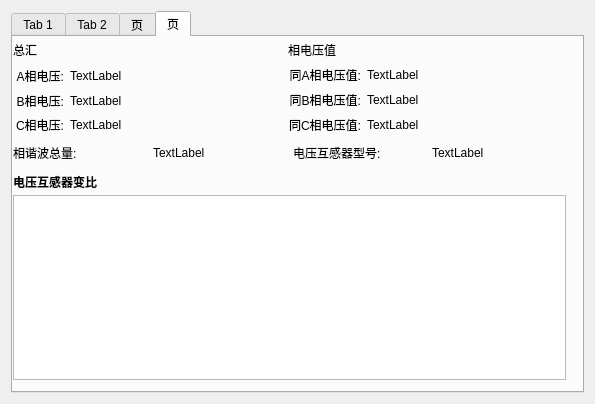
<?xml version="1.0" encoding="UTF-8"?>
<ui version="4.0">
 <class>TabWidget</class>
 <widget class="QWidget" name="TabWidget">
  <property name="geometry">
   <rect>
    <x>0</x>
    <y>0</y>
    <width>595</width>
    <height>404</height>
   </rect>
  </property>
  <property name="contextMenuPolicy">
   <enum>Qt::PreventContextMenu</enum>
  </property>
  <property name="windowTitle">
   <string>母线</string>
  </property>
  <layout class="QVBoxLayout" name="verticalLayout">
   <item>
    <widget class="QTabWidget" name="tabWidget">
     <property name="currentIndex">
      <number>3</number>
     </property>
     <widget class="QWidget" name="totalTable">
      <attribute name="title">
       <string>Tab 1</string>
      </attribute>
      <layout class="QVBoxLayout" name="verticalLayout_3">
       <item>
        <widget class="QWidget" name="totalOutwidget" native="true">
         <layout class="QVBoxLayout" name="verticalLayout_4">
          <item>
           <widget class="QWidget" name="firstWidget" native="true">
            <layout class="QHBoxLayout" name="horizontalLayout_5">
             <property name="leftMargin">
              <number>0</number>
             </property>
             <property name="topMargin">
              <number>3</number>
             </property>
             <property name="bottomMargin">
              <number>3</number>
             </property>
             <item>
              <widget class="QWidget" name="totalWidget" native="true">
               <layout class="QGridLayout" name="gridLayout" columnstretch="1,4">
                <property name="leftMargin">
                 <number>0</number>
                </property>
                <property name="topMargin">
                 <number>0</number>
                </property>
                <property name="bottomMargin">
                 <number>0</number>
                </property>
                <item row="3" column="0">
                 <widget class="QLabel" name="cxTotalVoltageLabel">
                  <property name="text">
                   <string>C相电压:</string>
                  </property>
                  <property name="alignment">
                   <set>Qt::AlignRight|Qt::AlignTrailing|Qt::AlignVCenter</set>
                  </property>
                 </widget>
                </item>
                <item row="1" column="0">
                 <widget class="QLabel" name="axTotalVoltageLabel">
                  <property name="minimumSize">
                   <size>
                    <width>0</width>
                    <height>20</height>
                   </size>
                  </property>
                  <property name="text">
                   <string>A相电压:</string>
                  </property>
                  <property name="alignment">
                   <set>Qt::AlignRight|Qt::AlignTrailing|Qt::AlignVCenter</set>
                  </property>
                 </widget>
                </item>
                <item row="2" column="1">
                 <widget class="QLabel" name="bxTotalVoltageDataLabel">
                  <property name="text">
                   <string>TextLabel</string>
                  </property>
                 </widget>
                </item>
                <item row="3" column="1">
                 <widget class="QLabel" name="cxTotalVoltageDataLabel">
                  <property name="text">
                   <string>TextLabel</string>
                  </property>
                 </widget>
                </item>
                <item row="2" column="0">
                 <widget class="QLabel" name="bxTotalVoltageLabel">
                  <property name="text">
                   <string>B相电压:</string>
                  </property>
                  <property name="alignment">
                   <set>Qt::AlignRight|Qt::AlignTrailing|Qt::AlignVCenter</set>
                  </property>
                 </widget>
                </item>
                <item row="0" column="0">
                 <widget class="QLabel" name="aTotalTitleLabel">
                  <property name="minimumSize">
                   <size>
                    <width>0</width>
                    <height>20</height>
                   </size>
                  </property>
                  <property name="maximumSize">
                   <size>
                    <width>16777215</width>
                    <height>20</height>
                   </size>
                  </property>
                  <property name="text">
                   <string>总汇</string>
                  </property>
                 </widget>
                </item>
                <item row="1" column="1">
                 <widget class="QLabel" name="axTotalVoltageDataLabel">
                  <property name="text">
                   <string>TextLabel</string>
                  </property>
                 </widget>
                </item>
               </layout>
              </widget>
             </item>
             <item>
              <widget class="QWidget" name="xVoltageWidget" native="true">
               <layout class="QGridLayout" name="gridLayout_2" columnstretch="2,5">
                <property name="leftMargin">
                 <number>0</number>
                </property>
                <property name="topMargin">
                 <number>0</number>
                </property>
                <property name="bottomMargin">
                 <number>0</number>
                </property>
                <item row="0" column="0">
                 <widget class="QLabel" name="xCurrentLabel">
                  <property name="text">
                   <string>相电压值 </string>
                  </property>
                 </widget>
                </item>
                <item row="1" column="0">
                 <widget class="QLabel" name="taxVoltageLabel">
                  <property name="text">
                   <string>同A相电压值:</string>
                  </property>
                  <property name="alignment">
                   <set>Qt::AlignRight|Qt::AlignTrailing|Qt::AlignVCenter</set>
                  </property>
                 </widget>
                </item>
                <item row="1" column="1">
                 <widget class="QLabel" name="taxVoltageDataLabel">
                  <property name="text">
                   <string>TextLabel</string>
                  </property>
                 </widget>
                </item>
                <item row="2" column="0">
                 <widget class="QLabel" name="tbxVoltageLabel">
                  <property name="text">
                   <string>同B相电压值:</string>
                  </property>
                  <property name="alignment">
                   <set>Qt::AlignRight|Qt::AlignTrailing|Qt::AlignVCenter</set>
                  </property>
                 </widget>
                </item>
                <item row="2" column="1">
                 <widget class="QLabel" name="tbxVoltageDataLabel">
                  <property name="text">
                   <string>TextLabel</string>
                  </property>
                 </widget>
                </item>
                <item row="3" column="0">
                 <widget class="QLabel" name="tcxVoltageLabel">
                  <property name="text">
                   <string>同C相电压值:</string>
                  </property>
                  <property name="alignment">
                   <set>Qt::AlignRight|Qt::AlignTrailing|Qt::AlignVCenter</set>
                  </property>
                 </widget>
                </item>
                <item row="3" column="1">
                 <widget class="QLabel" name="tcxVoltageDataLabel">
                  <property name="text">
                   <string>TextLabel</string>
                  </property>
                 </widget>
                </item>
               </layout>
              </widget>
             </item>
            </layout>
           </widget>
          </item>
          <item>
           <widget class="QWidget" name="secondWidget" native="true">
            <property name="minimumSize">
             <size>
              <width>0</width>
              <height>20</height>
             </size>
            </property>
            <property name="maximumSize">
             <size>
              <width>16777215</width>
              <height>20</height>
             </size>
            </property>
            <layout class="QHBoxLayout" name="horizontalLayout_6">
             <property name="leftMargin">
              <number>0</number>
             </property>
             <property name="topMargin">
              <number>0</number>
             </property>
             <property name="rightMargin">
              <number>0</number>
             </property>
             <property name="bottomMargin">
              <number>0</number>
             </property>
             <item>
              <widget class="QLabel" name="xTotalHarmonicLabel">
               <property name="text">
                <string>相谐波总量:</string>
               </property>
              </widget>
             </item>
             <item>
              <widget class="QLabel" name="xTotalHarmonicDataLabel">
               <property name="text">
                <string>TextLabel</string>
               </property>
              </widget>
             </item>
             <item>
              <widget class="QLabel" name="voltagethLabel">
               <property name="text">
                <string>电压互感器型号:</string>
               </property>
              </widget>
             </item>
             <item>
              <widget class="QLabel" name="voltagethDataLabel">
               <property name="text">
                <string>TextLabel</string>
               </property>
              </widget>
             </item>
            </layout>
           </widget>
          </item>
          <item>
           <widget class="QWidget" name="threeWidget" native="true">
            <layout class="QVBoxLayout" name="verticalLayout_2">
             <property name="spacing">
              <number>4</number>
             </property>
             <property name="leftMargin">
              <number>0</number>
             </property>
             <property name="topMargin">
              <number>4</number>
             </property>
             <property name="rightMargin">
              <number>0</number>
             </property>
             <property name="bottomMargin">
              <number>0</number>
             </property>
             <item>
              <widget class="QLabel" name="voltageLabel">
               <property name="font">
                <font>
                 <family>微软雅黑</family>
                 <weight>75</weight>
                 <italic>false</italic>
                 <bold>true</bold>
                </font>
               </property>
               <property name="text">
                <string>电压互感器变比</string>
               </property>
              </widget>
             </item>
             <item>
              <widget class="QListWidget" name="harmonicListWidget"/>
             </item>
            </layout>
           </widget>
          </item>
         </layout>
        </widget>
       </item>
      </layout>
     </widget>
     <widget class="QWidget" name="atab">
      <attribute name="title">
       <string>Tab 2</string>
      </attribute>
      <widget class="QWidget" name="aOutwidget" native="true">
       <property name="geometry">
        <rect>
         <x>0</x>
         <y>0</y>
         <width>553</width>
         <height>343</height>
        </rect>
       </property>
       <layout class="QVBoxLayout" name="verticalLayout_20">
        <item>
         <widget class="QWidget" name="aFirstWidget" native="true">
          <layout class="QHBoxLayout" name="horizontalLayout_26">
           <property name="leftMargin">
            <number>0</number>
           </property>
           <property name="topMargin">
            <number>3</number>
           </property>
           <property name="bottomMargin">
            <number>3</number>
           </property>
           <item>
            <widget class="QWidget" name="aTotalWidget" native="true">
             <layout class="QGridLayout" name="gridLayout_20" columnstretch="1,4">
              <property name="leftMargin">
               <number>0</number>
              </property>
              <property name="topMargin">
               <number>0</number>
              </property>
              <property name="bottomMargin">
               <number>0</number>
              </property>
              <item row="3" column="0">
               <widget class="QLabel" name="cxTotalVoltageLabel_7">
                <property name="text">
                 <string>C相电压:</string>
                </property>
                <property name="alignment">
                 <set>Qt::AlignRight|Qt::AlignTrailing|Qt::AlignVCenter</set>
                </property>
               </widget>
              </item>
              <item row="1" column="0">
               <widget class="QLabel" name="axTotalVoltageLabel_7">
                <property name="minimumSize">
                 <size>
                  <width>0</width>
                  <height>20</height>
                 </size>
                </property>
                <property name="text">
                 <string>A相电压:</string>
                </property>
                <property name="alignment">
                 <set>Qt::AlignRight|Qt::AlignTrailing|Qt::AlignVCenter</set>
                </property>
               </widget>
              </item>
              <item row="2" column="1">
               <widget class="QLabel" name="aBxTotalVoltageDataLabel">
                <property name="text">
                 <string>TextLabel</string>
                </property>
               </widget>
              </item>
              <item row="3" column="1">
               <widget class="QLabel" name="aCxTotalVoltageDataLabel">
                <property name="text">
                 <string>TextLabel</string>
                </property>
               </widget>
              </item>
              <item row="2" column="0">
               <widget class="QLabel" name="bxTotalVoltageLabel_7">
                <property name="text">
                 <string>B相电压:</string>
                </property>
                <property name="alignment">
                 <set>Qt::AlignRight|Qt::AlignTrailing|Qt::AlignVCenter</set>
                </property>
               </widget>
              </item>
              <item row="0" column="0">
               <widget class="QLabel" name="aTotalTitleLabel_7">
                <property name="minimumSize">
                 <size>
                  <width>0</width>
                  <height>20</height>
                 </size>
                </property>
                <property name="maximumSize">
                 <size>
                  <width>16777215</width>
                  <height>20</height>
                 </size>
                </property>
                <property name="text">
                 <string>总汇</string>
                </property>
               </widget>
              </item>
              <item row="1" column="1">
               <widget class="QLabel" name="aAxTotalVoltageDataLabel">
                <property name="text">
                 <string>TextLabel</string>
                </property>
               </widget>
              </item>
             </layout>
            </widget>
           </item>
           <item>
            <widget class="QWidget" name="xVoltageWidget_7" native="true">
             <layout class="QGridLayout" name="gridLayout_21" columnstretch="2,5">
              <property name="leftMargin">
               <number>0</number>
              </property>
              <property name="topMargin">
               <number>0</number>
              </property>
              <property name="bottomMargin">
               <number>0</number>
              </property>
              <item row="0" column="0">
               <widget class="QLabel" name="xCurrentLabel_10">
                <property name="text">
                 <string>相电压值 </string>
                </property>
               </widget>
              </item>
              <item row="1" column="0">
               <widget class="QLabel" name="taxVoltageLabel_9">
                <property name="text">
                 <string>同A相电压值:</string>
                </property>
                <property name="alignment">
                 <set>Qt::AlignRight|Qt::AlignTrailing|Qt::AlignVCenter</set>
                </property>
               </widget>
              </item>
              <item row="1" column="1">
               <widget class="QLabel" name="aTaxVoltageDataLabel">
                <property name="text">
                 <string>TextLabel</string>
                </property>
               </widget>
              </item>
              <item row="2" column="0">
               <widget class="QLabel" name="tbxVoltageLabel_9">
                <property name="text">
                 <string>同B相电压值:</string>
                </property>
                <property name="alignment">
                 <set>Qt::AlignRight|Qt::AlignTrailing|Qt::AlignVCenter</set>
                </property>
               </widget>
              </item>
              <item row="2" column="1">
               <widget class="QLabel" name="aTbxVoltageDataLabel">
                <property name="text">
                 <string>TextLabel</string>
                </property>
               </widget>
              </item>
              <item row="3" column="0">
               <widget class="QLabel" name="tcxVoltageLabel_9">
                <property name="text">
                 <string>同C相电压值:</string>
                </property>
                <property name="alignment">
                 <set>Qt::AlignRight|Qt::AlignTrailing|Qt::AlignVCenter</set>
                </property>
               </widget>
              </item>
              <item row="3" column="1">
               <widget class="QLabel" name="aTcxVoltageDataLabel">
                <property name="text">
                 <string>TextLabel</string>
                </property>
               </widget>
              </item>
             </layout>
            </widget>
           </item>
          </layout>
         </widget>
        </item>
        <item>
         <widget class="QWidget" name="aSecondWidget" native="true">
          <property name="minimumSize">
           <size>
            <width>0</width>
            <height>20</height>
           </size>
          </property>
          <property name="maximumSize">
           <size>
            <width>16777215</width>
            <height>20</height>
           </size>
          </property>
          <layout class="QHBoxLayout" name="horizontalLayout_27">
           <property name="leftMargin">
            <number>0</number>
           </property>
           <property name="topMargin">
            <number>0</number>
           </property>
           <property name="rightMargin">
            <number>0</number>
           </property>
           <property name="bottomMargin">
            <number>0</number>
           </property>
           <item>
            <widget class="QLabel" name="xTotalHarmonicLabel_8">
             <property name="text">
              <string>相谐波总量:</string>
             </property>
            </widget>
           </item>
           <item>
            <widget class="QLabel" name="aXTotalHarmonicDataLabel">
             <property name="text">
              <string>TextLabel</string>
             </property>
            </widget>
           </item>
           <item>
            <widget class="QLabel" name="voltagethLabel_8">
             <property name="text">
              <string>电压互感器型号:</string>
             </property>
            </widget>
           </item>
           <item>
            <widget class="QLabel" name="aVoltagethDataLabel">
             <property name="text">
              <string>TextLabel</string>
             </property>
            </widget>
           </item>
          </layout>
         </widget>
        </item>
        <item>
         <widget class="QWidget" name="aThreeWidget" native="true">
          <layout class="QVBoxLayout" name="verticalLayout_21">
           <property name="spacing">
            <number>4</number>
           </property>
           <property name="leftMargin">
            <number>0</number>
           </property>
           <property name="topMargin">
            <number>4</number>
           </property>
           <property name="rightMargin">
            <number>0</number>
           </property>
           <property name="bottomMargin">
            <number>0</number>
           </property>
           <item>
            <widget class="QLabel" name="voltageLabel_7">
             <property name="font">
              <font>
               <family>微软雅黑</family>
               <weight>75</weight>
               <italic>false</italic>
               <bold>true</bold>
              </font>
             </property>
             <property name="text">
              <string>电压互感器变比</string>
             </property>
            </widget>
           </item>
           <item>
            <widget class="QListWidget" name="aHarmonicListWidget"/>
           </item>
          </layout>
         </widget>
        </item>
       </layout>
      </widget>
     </widget>
     <widget class="QWidget" name="btab">
      <attribute name="title">
       <string>页</string>
      </attribute>
      <widget class="QWidget" name="bOutwidget" native="true">
       <property name="geometry">
        <rect>
         <x>10</x>
         <y>10</y>
         <width>553</width>
         <height>343</height>
        </rect>
       </property>
       <layout class="QVBoxLayout" name="verticalLayout_7">
        <item>
         <widget class="QWidget" name="bFirstWidget" native="true">
          <layout class="QHBoxLayout" name="horizontalLayout_9">
           <property name="leftMargin">
            <number>0</number>
           </property>
           <property name="topMargin">
            <number>3</number>
           </property>
           <property name="bottomMargin">
            <number>3</number>
           </property>
           <item>
            <widget class="QWidget" name="totalWidget_2" native="true">
             <layout class="QGridLayout" name="gridLayout_3" columnstretch="1,4">
              <property name="leftMargin">
               <number>0</number>
              </property>
              <property name="topMargin">
               <number>0</number>
              </property>
              <property name="bottomMargin">
               <number>0</number>
              </property>
              <item row="3" column="0">
               <widget class="QLabel" name="cxTotalVoltageLabel_2">
                <property name="text">
                 <string>C相电压:</string>
                </property>
                <property name="alignment">
                 <set>Qt::AlignRight|Qt::AlignTrailing|Qt::AlignVCenter</set>
                </property>
               </widget>
              </item>
              <item row="1" column="0">
               <widget class="QLabel" name="axTotalVoltageLabel_2">
                <property name="minimumSize">
                 <size>
                  <width>0</width>
                  <height>20</height>
                 </size>
                </property>
                <property name="text">
                 <string>A相电压:</string>
                </property>
                <property name="alignment">
                 <set>Qt::AlignRight|Qt::AlignTrailing|Qt::AlignVCenter</set>
                </property>
               </widget>
              </item>
              <item row="2" column="1">
               <widget class="QLabel" name="bxTotalVoltageDataLabel_2">
                <property name="text">
                 <string>TextLabel</string>
                </property>
               </widget>
              </item>
              <item row="3" column="1">
               <widget class="QLabel" name="cxTotalVoltageDataLabel_2">
                <property name="text">
                 <string>TextLabel</string>
                </property>
               </widget>
              </item>
              <item row="2" column="0">
               <widget class="QLabel" name="bxTotalVoltageLabel_2">
                <property name="text">
                 <string>B相电压:</string>
                </property>
                <property name="alignment">
                 <set>Qt::AlignRight|Qt::AlignTrailing|Qt::AlignVCenter</set>
                </property>
               </widget>
              </item>
              <item row="0" column="0">
               <widget class="QLabel" name="aTotalTitleLabel_2">
                <property name="minimumSize">
                 <size>
                  <width>0</width>
                  <height>20</height>
                 </size>
                </property>
                <property name="maximumSize">
                 <size>
                  <width>16777215</width>
                  <height>20</height>
                 </size>
                </property>
                <property name="text">
                 <string>总汇</string>
                </property>
               </widget>
              </item>
              <item row="1" column="1">
               <widget class="QLabel" name="axTotalVoltageDataLabel_2">
                <property name="text">
                 <string>TextLabel</string>
                </property>
               </widget>
              </item>
             </layout>
            </widget>
           </item>
           <item>
            <widget class="QWidget" name="xVoltageWidget_2" native="true">
             <layout class="QGridLayout" name="gridLayout_6" columnstretch="2,5">
              <property name="leftMargin">
               <number>0</number>
              </property>
              <property name="topMargin">
               <number>0</number>
              </property>
              <property name="bottomMargin">
               <number>0</number>
              </property>
              <item row="0" column="0">
               <widget class="QLabel" name="xCurrentLabel_3">
                <property name="text">
                 <string>相电压值 </string>
                </property>
               </widget>
              </item>
              <item row="1" column="0">
               <widget class="QLabel" name="taxVoltageLabel_3">
                <property name="text">
                 <string>同A相电压值:</string>
                </property>
                <property name="alignment">
                 <set>Qt::AlignRight|Qt::AlignTrailing|Qt::AlignVCenter</set>
                </property>
               </widget>
              </item>
              <item row="1" column="1">
               <widget class="QLabel" name="taxVoltageDataLabel_3">
                <property name="text">
                 <string>TextLabel</string>
                </property>
               </widget>
              </item>
              <item row="2" column="0">
               <widget class="QLabel" name="tbxVoltageLabel_3">
                <property name="text">
                 <string>同B相电压值:</string>
                </property>
                <property name="alignment">
                 <set>Qt::AlignRight|Qt::AlignTrailing|Qt::AlignVCenter</set>
                </property>
               </widget>
              </item>
              <item row="2" column="1">
               <widget class="QLabel" name="tbxVoltageDataLabel_3">
                <property name="text">
                 <string>TextLabel</string>
                </property>
               </widget>
              </item>
              <item row="3" column="0">
               <widget class="QLabel" name="tcxVoltageLabel_3">
                <property name="text">
                 <string>同C相电压值:</string>
                </property>
                <property name="alignment">
                 <set>Qt::AlignRight|Qt::AlignTrailing|Qt::AlignVCenter</set>
                </property>
               </widget>
              </item>
              <item row="3" column="1">
               <widget class="QLabel" name="tcxVoltageDataLabel_3">
                <property name="text">
                 <string>TextLabel</string>
                </property>
               </widget>
              </item>
             </layout>
            </widget>
           </item>
          </layout>
         </widget>
        </item>
        <item>
         <widget class="QWidget" name="bSecondWidget" native="true">
          <property name="minimumSize">
           <size>
            <width>0</width>
            <height>20</height>
           </size>
          </property>
          <property name="maximumSize">
           <size>
            <width>16777215</width>
            <height>20</height>
           </size>
          </property>
          <layout class="QHBoxLayout" name="horizontalLayout_10">
           <property name="leftMargin">
            <number>0</number>
           </property>
           <property name="topMargin">
            <number>0</number>
           </property>
           <property name="rightMargin">
            <number>0</number>
           </property>
           <property name="bottomMargin">
            <number>0</number>
           </property>
           <item>
            <widget class="QLabel" name="xTotalHarmonicLabel_2">
             <property name="text">
              <string>相谐波总量:</string>
             </property>
            </widget>
           </item>
           <item>
            <widget class="QLabel" name="xTotalHarmonicDataLabel_2">
             <property name="text">
              <string>TextLabel</string>
             </property>
            </widget>
           </item>
           <item>
            <widget class="QLabel" name="voltagethLabel_2">
             <property name="text">
              <string>电压互感器型号:</string>
             </property>
            </widget>
           </item>
           <item>
            <widget class="QLabel" name="voltagethDataLabel_2">
             <property name="text">
              <string>TextLabel</string>
             </property>
            </widget>
           </item>
          </layout>
         </widget>
        </item>
        <item>
         <widget class="QWidget" name="bThreeWidget" native="true">
          <layout class="QVBoxLayout" name="verticalLayout_8">
           <property name="spacing">
            <number>4</number>
           </property>
           <property name="leftMargin">
            <number>0</number>
           </property>
           <property name="topMargin">
            <number>4</number>
           </property>
           <property name="rightMargin">
            <number>0</number>
           </property>
           <property name="bottomMargin">
            <number>0</number>
           </property>
           <item>
            <widget class="QLabel" name="voltageLabel_2">
             <property name="font">
              <font>
               <family>微软雅黑</family>
               <weight>75</weight>
               <italic>false</italic>
               <bold>true</bold>
              </font>
             </property>
             <property name="text">
              <string>电压互感器变比</string>
             </property>
            </widget>
           </item>
           <item>
            <widget class="QListWidget" name="harmonicListWidget_2"/>
           </item>
          </layout>
         </widget>
        </item>
       </layout>
      </widget>
     </widget>
     <widget class="QWidget" name="ctab">
      <attribute name="title">
       <string>页</string>
      </attribute>
      <widget class="QWidget" name="cOutwidget" native="true">
       <property name="geometry">
        <rect>
         <x>0</x>
         <y>0</y>
         <width>553</width>
         <height>343</height>
        </rect>
       </property>
       <layout class="QVBoxLayout" name="verticalLayout_5">
        <item>
         <widget class="QWidget" name="cFirstWidget" native="true">
          <layout class="QHBoxLayout" name="horizontalLayout_7">
           <property name="leftMargin">
            <number>0</number>
           </property>
           <property name="topMargin">
            <number>3</number>
           </property>
           <property name="bottomMargin">
            <number>3</number>
           </property>
           <item>
            <widget class="QWidget" name="totalWidget_8" native="true">
             <layout class="QGridLayout" name="gridLayout_4" columnstretch="1,4">
              <property name="leftMargin">
               <number>0</number>
              </property>
              <property name="topMargin">
               <number>0</number>
              </property>
              <property name="bottomMargin">
               <number>0</number>
              </property>
              <item row="3" column="0">
               <widget class="QLabel" name="cxTotalVoltageLabel_8">
                <property name="text">
                 <string>C相电压:</string>
                </property>
                <property name="alignment">
                 <set>Qt::AlignRight|Qt::AlignTrailing|Qt::AlignVCenter</set>
                </property>
               </widget>
              </item>
              <item row="1" column="0">
               <widget class="QLabel" name="axTotalVoltageLabel_8">
                <property name="minimumSize">
                 <size>
                  <width>0</width>
                  <height>20</height>
                 </size>
                </property>
                <property name="text">
                 <string>A相电压:</string>
                </property>
                <property name="alignment">
                 <set>Qt::AlignRight|Qt::AlignTrailing|Qt::AlignVCenter</set>
                </property>
               </widget>
              </item>
              <item row="2" column="1">
               <widget class="QLabel" name="bxTotalVoltageDataLabel_8">
                <property name="text">
                 <string>TextLabel</string>
                </property>
               </widget>
              </item>
              <item row="3" column="1">
               <widget class="QLabel" name="cxTotalVoltageDataLabel_8">
                <property name="text">
                 <string>TextLabel</string>
                </property>
               </widget>
              </item>
              <item row="2" column="0">
               <widget class="QLabel" name="bxTotalVoltageLabel_8">
                <property name="text">
                 <string>B相电压:</string>
                </property>
                <property name="alignment">
                 <set>Qt::AlignRight|Qt::AlignTrailing|Qt::AlignVCenter</set>
                </property>
               </widget>
              </item>
              <item row="0" column="0">
               <widget class="QLabel" name="aTotalTitleLabel_8">
                <property name="minimumSize">
                 <size>
                  <width>0</width>
                  <height>20</height>
                 </size>
                </property>
                <property name="maximumSize">
                 <size>
                  <width>16777215</width>
                  <height>20</height>
                 </size>
                </property>
                <property name="text">
                 <string>总汇</string>
                </property>
               </widget>
              </item>
              <item row="1" column="1">
               <widget class="QLabel" name="axTotalVoltageDataLabel_8">
                <property name="text">
                 <string>TextLabel</string>
                </property>
               </widget>
              </item>
             </layout>
            </widget>
           </item>
           <item>
            <widget class="QWidget" name="xVoltageWidget_8" native="true">
             <layout class="QGridLayout" name="gridLayout_5" columnstretch="2,5">
              <property name="leftMargin">
               <number>0</number>
              </property>
              <property name="topMargin">
               <number>0</number>
              </property>
              <property name="bottomMargin">
               <number>0</number>
              </property>
              <item row="0" column="0">
               <widget class="QLabel" name="xCurrentLabel_2">
                <property name="text">
                 <string>相电压值 </string>
                </property>
               </widget>
              </item>
              <item row="1" column="0">
               <widget class="QLabel" name="taxVoltageLabel_2">
                <property name="text">
                 <string>同A相电压值:</string>
                </property>
                <property name="alignment">
                 <set>Qt::AlignRight|Qt::AlignTrailing|Qt::AlignVCenter</set>
                </property>
               </widget>
              </item>
              <item row="1" column="1">
               <widget class="QLabel" name="taxVoltageDataLabel_2">
                <property name="text">
                 <string>TextLabel</string>
                </property>
               </widget>
              </item>
              <item row="2" column="0">
               <widget class="QLabel" name="tbxVoltageLabel_2">
                <property name="text">
                 <string>同B相电压值:</string>
                </property>
                <property name="alignment">
                 <set>Qt::AlignRight|Qt::AlignTrailing|Qt::AlignVCenter</set>
                </property>
               </widget>
              </item>
              <item row="2" column="1">
               <widget class="QLabel" name="tbxVoltageDataLabel_2">
                <property name="text">
                 <string>TextLabel</string>
                </property>
               </widget>
              </item>
              <item row="3" column="0">
               <widget class="QLabel" name="tcxVoltageLabel_2">
                <property name="text">
                 <string>同C相电压值:</string>
                </property>
                <property name="alignment">
                 <set>Qt::AlignRight|Qt::AlignTrailing|Qt::AlignVCenter</set>
                </property>
               </widget>
              </item>
              <item row="3" column="1">
               <widget class="QLabel" name="tcxVoltageDataLabel_2">
                <property name="text">
                 <string>TextLabel</string>
                </property>
               </widget>
              </item>
             </layout>
            </widget>
           </item>
          </layout>
         </widget>
        </item>
        <item>
         <widget class="QWidget" name="cSecondWidget" native="true">
          <property name="minimumSize">
           <size>
            <width>0</width>
            <height>20</height>
           </size>
          </property>
          <property name="maximumSize">
           <size>
            <width>16777215</width>
            <height>20</height>
           </size>
          </property>
          <layout class="QHBoxLayout" name="horizontalLayout_8">
           <property name="leftMargin">
            <number>0</number>
           </property>
           <property name="topMargin">
            <number>0</number>
           </property>
           <property name="rightMargin">
            <number>0</number>
           </property>
           <property name="bottomMargin">
            <number>0</number>
           </property>
           <item>
            <widget class="QLabel" name="xTotalHarmonicLabel_9">
             <property name="text">
              <string>相谐波总量:</string>
             </property>
            </widget>
           </item>
           <item>
            <widget class="QLabel" name="xTotalHarmonicDataLabel_9">
             <property name="text">
              <string>TextLabel</string>
             </property>
            </widget>
           </item>
           <item>
            <widget class="QLabel" name="voltagethLabel_9">
             <property name="text">
              <string>电压互感器型号:</string>
             </property>
            </widget>
           </item>
           <item>
            <widget class="QLabel" name="voltagethDataLabel_9">
             <property name="text">
              <string>TextLabel</string>
             </property>
            </widget>
           </item>
          </layout>
         </widget>
        </item>
        <item>
         <widget class="QWidget" name="cThreeWidget" native="true">
          <layout class="QVBoxLayout" name="verticalLayout_6">
           <property name="spacing">
            <number>4</number>
           </property>
           <property name="leftMargin">
            <number>0</number>
           </property>
           <property name="topMargin">
            <number>4</number>
           </property>
           <property name="rightMargin">
            <number>0</number>
           </property>
           <property name="bottomMargin">
            <number>0</number>
           </property>
           <item>
            <widget class="QLabel" name="voltageLabel_8">
             <property name="font">
              <font>
               <family>微软雅黑</family>
               <weight>75</weight>
               <italic>false</italic>
               <bold>true</bold>
              </font>
             </property>
             <property name="text">
              <string>电压互感器变比</string>
             </property>
            </widget>
           </item>
           <item>
            <widget class="QListWidget" name="harmonicListWidget_9"/>
           </item>
          </layout>
         </widget>
        </item>
       </layout>
      </widget>
     </widget>
    </widget>
   </item>
  </layout>
 </widget>
 <resources/>
 <connections/>
</ui>
